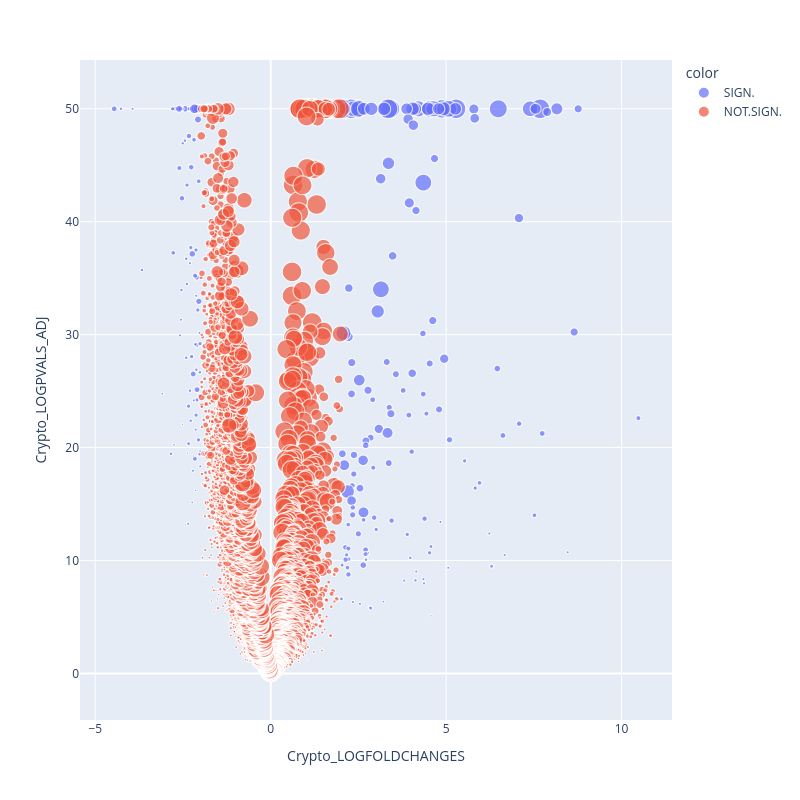

Source (notebook cell):
### Markdown cell above
We just want to make a volcano plot of the result table. We consider as significant genes with p-value below 0.001 (log p-value of 3) and a log-fold-change below -2 and above 2 for this plot. The dot size is the percentege of cells expressing each gene.

Depending on your choices along this exercise, you will find slightly different sets of UPregulated and DOWNregulated genes. In some of our tests we found amongst others CXCL2 (upregulated only [when azoospermia is together with inflamation](https://www.ncbi.nlm.nih.gov/pmc/articles/PMC10218437/)) and ZNRF3 ([involved in disorder of sex development](https://www.ncbi.nlm.nih.gov/pmc/articles/PMC9990451/)). Upregulated are for example CMTM1 (involved in fertility, [whose knockout has no effect on it](https://www.ncbi.nlm.nih.gov/pmc/articles/PMC6553932/)), SPATS1 ([involved in sperm development](https://journals.plos.org/plosone/article?id=10.1371/journal.pone.0251028)) and DLGAP2 ([associated to male infertility](https://www.ncbi.nlm.nih.gov/pmc/articles/PMC8339558/))

:::{.callout-tip title="Task T7"}
Find one or two UP and DOWN regulated genes and find out if they are involved in infertility, impaired spermatogenesis, sperm development, .... **Optional:** open the final table we saved into a table editor like Excel, find all upregulated genes according to log-fold change and p-value. Then use the Enrichr website to see if you find biological terms related to infertility.
:::

### Code cell
pseudobulk_volcano(DEG_matrix, logfold_threshold=2, logpval_threshold=3, plot_size=(800,800))

### Figure 1 — Plotly figure (JSON) as saved in the notebook; plotly's stock layout.template omitted (floating-point values rounded to 4 significant figures; data arrays with more than 128 entries replaced by an {"elided": "..."} marker saying what was removed)
{"data": [{"hovertemplate": "<b>%{hovertext}</b><br><br>color=SIGN.<br>Crypto_LOGFOLDCHANGES=%{x}<br>Crypto_LOGPVALS_ADJ=%{y}<br>Crypto_PCT=%{marker.size}<extra></extra>", "hovertext": {"elided": "229 str values"}, "legendgroup": "SIGN.", "marker": {"color": "#636efa", "size": {"elided": "229 float values"}, "sizemode": "area", "sizeref": 0.2499, "symbol": "circle"}, "mode": "markers", "name": "SIGN.", "showlegend": true, "type": "scattergl", "x": {"elided": "229 float values"}, "xaxis": "x", "y": {"elided": "229 float values"}, "yaxis": "y"}, {"hovertemplate": "<b>%{hovertext}</b><br><br>color=NOT.SIGN.<br>Crypto_LOGFOLDCHANGES=%{x}<br>Crypto_LOGPVALS_ADJ=%{y}<br>Crypto_PCT=%{marker.size}<extra></extra>", "hovertext": {"elided": "11940 str values"}, "legendgroup": "NOT.SIGN.", "marker": {"color": "#EF553B", "size": {"elided": "11940 float values"}, "sizemode": "area", "sizeref": 0.2499, "symbol": "circle"}, "mode": "markers", "name": "NOT.SIGN.", "showlegend": true, "type": "scattergl", "x": {"elided": "11940 float values"}, "xaxis": "x", "y": {"elided": "11940 float values"}, "yaxis": "y"}], "layout": {"height": 800, "legend": {"itemsizing": "constant", "title": {"text": "color"}, "tracegroupgap": 0}, "margin": {"t": 60}, "width": 800, "xaxis": {"anchor": "y", "domain": [0, 1], "title": {"text": "Crypto_LOGFOLDCHANGES"}}, "yaxis": {"anchor": "x", "domain": [0, 1], "title": {"text": "Crypto_LOGPVALS_ADJ"}}}}
